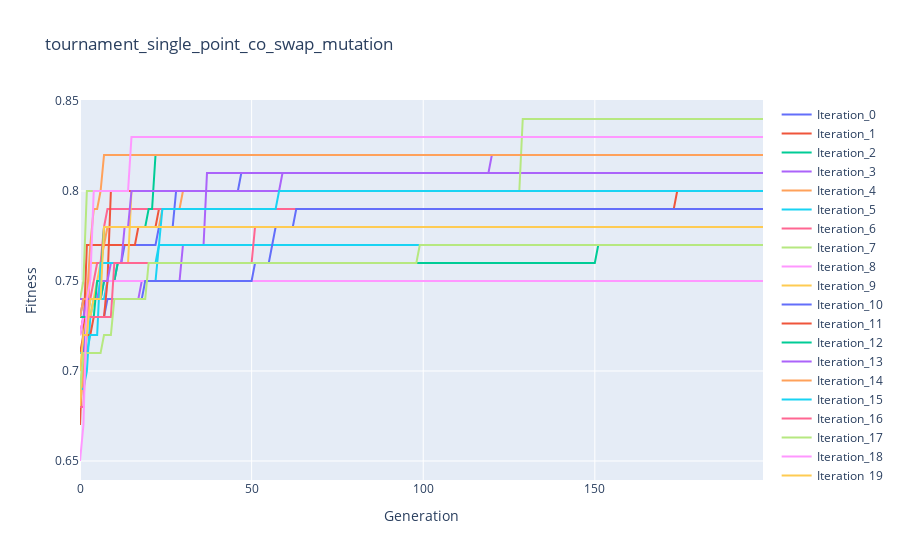
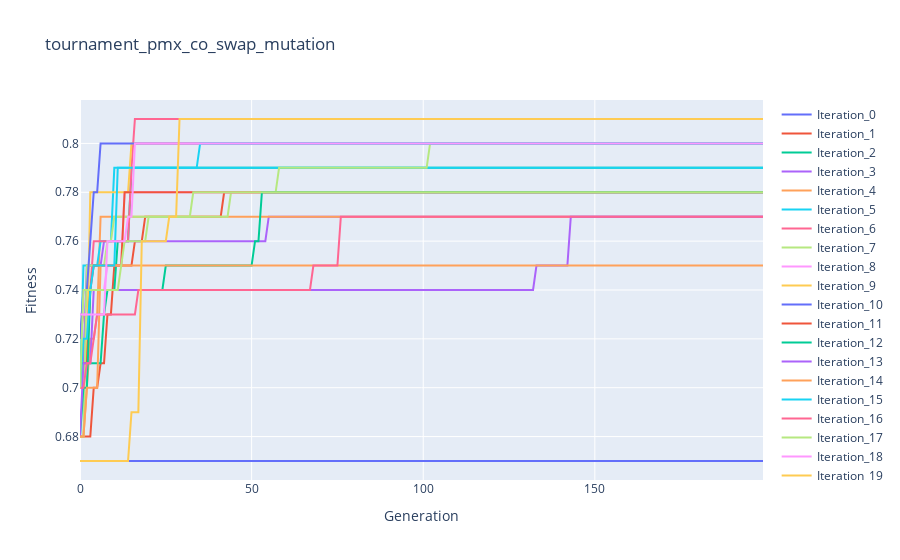
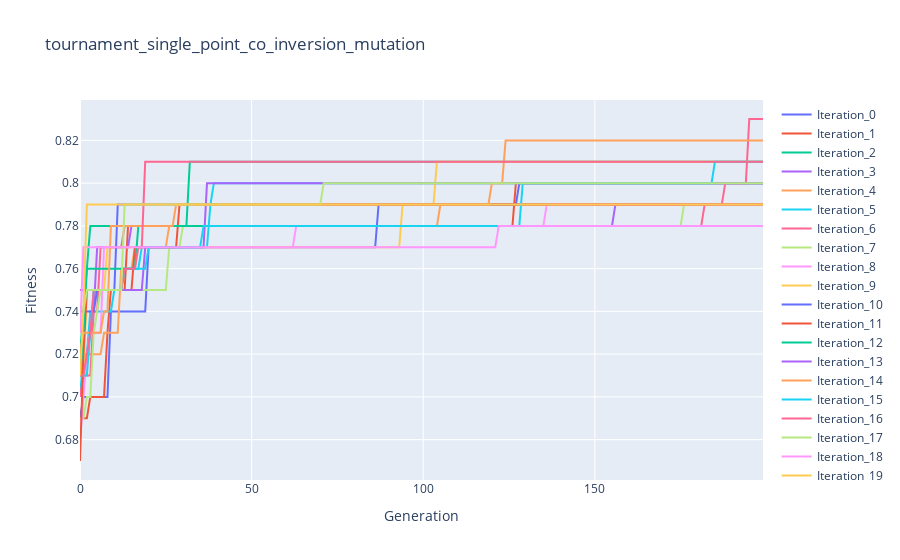
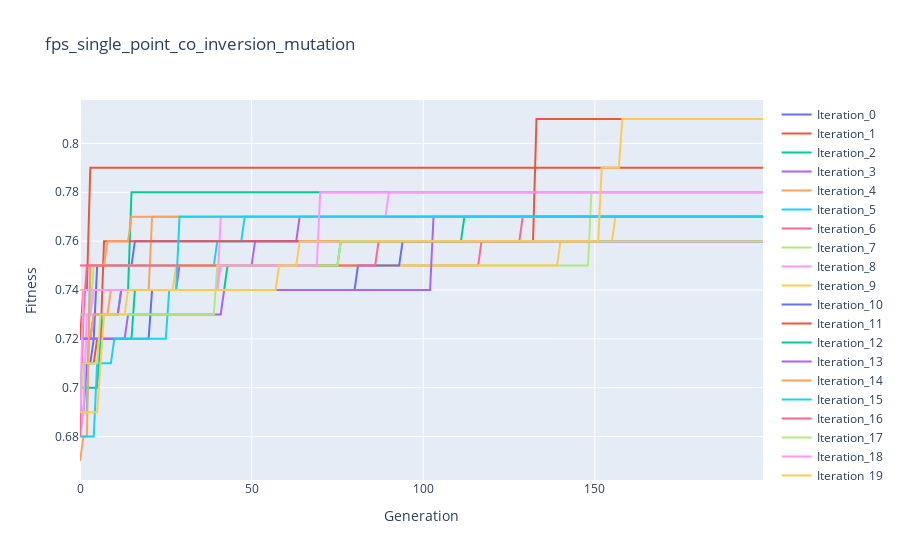

The notebook cell these images were saved under, in order:
### Code cell
import pandas as pd
import glob
import plotly.graph_objects as go
import numpy as np
import re

path = r'/Users/masha/Desktop/NOVA/Optimization/Project_CIfO/new_csv' # my path
all_files = glob.glob(path + "/*.csv")

di = dict()

for filename in all_files:
    one_one = pd.read_csv(filename)
    fig = go.Figure()
    for col in one_one.columns[1:]:

        name = re.split("/|\.",filename)[-2]     
        fig.add_trace(go.Scatter(x=one_one.index, y=one_one[col],
                        mode='lines',
                        name=col))
    fig.update_layout(
    title=name,
    xaxis_title="Generation",
    yaxis_title="Fitness")




    fig.show()
    #identify mean of the best fitness of the last generation for this combination
    the_mean = np.mean(one_one.iloc[-1].to_list()[1:])
    median_of_df = np.median(one_one.iloc[-1].to_list()[1:])


    a_list = list()
    b_list = list()
    for col in one_one.columns[1:]:
        a_list.append(one_one[col].idxmax())

    first_appearance = np.mean(a_list)
    print(f"The mean of this combination is: {round(the_mean,3)} and the mean of first appearance {first_appearance}")
    di[name] = [round(the_mean,3),round(median_of_df,3),first_appearance,]

### Figure 1 — Plotly figure (JSON) as saved in the notebook; plotly's stock layout.template omitted (floating-point values rounded to 4 significant figures; data arrays with more than 128 entries replaced by an {"elided": "..."} marker saying what was removed)
{"data": [{"mode": "lines", "name": "Iteration_0", "type": "scatter", "x": {"elided": "200 int values"}, "y": {"elided": "200 float values"}}, {"mode": "lines", "name": "Iteration_1", "type": "scatter", "x": {"elided": "200 int values"}, "y": {"elided": "200 float values"}}, {"mode": "lines", "name": "Iteration_2", "type": "scatter", "x": {"elided": "200 int values"}, "y": {"elided": "200 float values"}}, {"mode": "lines", "name": "Iteration_3", "type": "scatter", "x": {"elided": "200 int values"}, "y": {"elided": "200 float values"}}, {"mode": "lines", "name": "Iteration_4", "type": "scatter", "x": {"elided": "200 int values"}, "y": {"elided": "200 float values"}}, {"mode": "lines", "name": "Iteration_5", "type": "scatter", "x": {"elided": "200 int values"}, "y": {"elided": "200 float values"}}, {"mode": "lines", "name": "Iteration_6", "type": "scatter", "x": {"elided": "200 int values"}, "y": {"elided": "200 float values"}}, {"mode": "lines", "name": "Iteration_7", "type": "scatter", "x": {"elided": "200 int values"}, "y": {"elided": "200 float values"}}, {"mode": "lines", "name": "Iteration_8", "type": "scatter", "x": {"elided": "200 int values"}, "y": {"elided": "200 float values"}}, {"mode": "lines", "name": "Iteration_9", "type": "scatter", "x": {"elided": "200 int values"}, "y": {"elided": "200 float values"}}, {"mode": "lines", "name": "Iteration_10", "type": "scatter", "x": {"elided": "200 int values"}, "y": {"elided": "200 float values"}}, {"mode": "lines", "name": "Iteration_11", "type": "scatter", "x": {"elided": "200 int values"}, "y": {"elided": "200 float values"}}, {"mode": "lines", "name": "Iteration_12", "type": "scatter", "x": {"elided": "200 int values"}, "y": {"elided": "200 float values"}}, {"mode": "lines", "name": "Iteration_13", "type": "scatter", "x": {"elided": "200 int values"}, "y": {"elided": "200 float values"}}, {"mode": "lines", "name": "Iteration_14", "type": "scatter", "x": {"elided": "200 int values"}, "y": {"elided": "200 float values"}}, {"mode": "lines", "name": "Iteration_15", "type": "scatter", "x": {"elided": "200 int values"}, "y": {"elided": "200 float values"}}, {"mode": "lines", "name": "Iteration_16", "type": "scatter", "x": {"elided": "200 int values"}, "y": {"elided": "200 float values"}}, {"mode": "lines", "name": "Iteration_17", "type": "scatter", "x": {"elided": "200 int values"}, "y": {"elided": "200 float values"}}, {"mode": "lines", "name": "Iteration_18", "type": "scatter", "x": {"elided": "200 int values"}, "y": {"elided": "200 float values"}}, {"mode": "lines", "name": "Iteration_19", "type": "scatter", "x": {"elided": "200 int values"}, "y": {"elided": "200 float values"}}], "layout": {"title": {"text": "tournament_single_point_co_swap_mutation"}, "xaxis": {"title": {"text": "Generation"}}, "yaxis": {"title": {"text": "Fitness"}}}}

### Figure 2 — Plotly figure (JSON) as saved in the notebook; plotly's stock layout.template omitted (floating-point values rounded to 4 significant figures; data arrays with more than 128 entries replaced by an {"elided": "..."} marker saying what was removed)
{"data": [{"mode": "lines", "name": "Iteration_0", "type": "scatter", "x": {"elided": "200 int values"}, "y": {"elided": "200 float values"}}, {"mode": "lines", "name": "Iteration_1", "type": "scatter", "x": {"elided": "200 int values"}, "y": {"elided": "200 float values"}}, {"mode": "lines", "name": "Iteration_2", "type": "scatter", "x": {"elided": "200 int values"}, "y": {"elided": "200 float values"}}, {"mode": "lines", "name": "Iteration_3", "type": "scatter", "x": {"elided": "200 int values"}, "y": {"elided": "200 float values"}}, {"mode": "lines", "name": "Iteration_4", "type": "scatter", "x": {"elided": "200 int values"}, "y": {"elided": "200 float values"}}, {"mode": "lines", "name": "Iteration_5", "type": "scatter", "x": {"elided": "200 int values"}, "y": {"elided": "200 float values"}}, {"mode": "lines", "name": "Iteration_6", "type": "scatter", "x": {"elided": "200 int values"}, "y": {"elided": "200 float values"}}, {"mode": "lines", "name": "Iteration_7", "type": "scatter", "x": {"elided": "200 int values"}, "y": {"elided": "200 float values"}}, {"mode": "lines", "name": "Iteration_8", "type": "scatter", "x": {"elided": "200 int values"}, "y": {"elided": "200 float values"}}, {"mode": "lines", "name": "Iteration_9", "type": "scatter", "x": {"elided": "200 int values"}, "y": {"elided": "200 float values"}}, {"mode": "lines", "name": "Iteration_10", "type": "scatter", "x": {"elided": "200 int values"}, "y": {"elided": "200 float values"}}, {"mode": "lines", "name": "Iteration_11", "type": "scatter", "x": {"elided": "200 int values"}, "y": {"elided": "200 float values"}}, {"mode": "lines", "name": "Iteration_12", "type": "scatter", "x": {"elided": "200 int values"}, "y": {"elided": "200 float values"}}, {"mode": "lines", "name": "Iteration_13", "type": "scatter", "x": {"elided": "200 int values"}, "y": {"elided": "200 float values"}}, {"mode": "lines", "name": "Iteration_14", "type": "scatter", "x": {"elided": "200 int values"}, "y": {"elided": "200 float values"}}, {"mode": "lines", "name": "Iteration_15", "type": "scatter", "x": {"elided": "200 int values"}, "y": {"elided": "200 float values"}}, {"mode": "lines", "name": "Iteration_16", "type": "scatter", "x": {"elided": "200 int values"}, "y": {"elided": "200 float values"}}, {"mode": "lines", "name": "Iteration_17", "type": "scatter", "x": {"elided": "200 int values"}, "y": {"elided": "200 float values"}}, {"mode": "lines", "name": "Iteration_18", "type": "scatter", "x": {"elided": "200 int values"}, "y": {"elided": "200 float values"}}, {"mode": "lines", "name": "Iteration_19", "type": "scatter", "x": {"elided": "200 int values"}, "y": {"elided": "200 float values"}}], "layout": {"title": {"text": "tournament_pmx_co_swap_mutation"}, "xaxis": {"title": {"text": "Generation"}}, "yaxis": {"title": {"text": "Fitness"}}}}

### Figure 3 — Plotly figure (JSON) as saved in the notebook; plotly's stock layout.template omitted (floating-point values rounded to 4 significant figures; data arrays with more than 128 entries replaced by an {"elided": "..."} marker saying what was removed)
{"data": [{"mode": "lines", "name": "Iteration_0", "type": "scatter", "x": {"elided": "200 int values"}, "y": {"elided": "200 float values"}}, {"mode": "lines", "name": "Iteration_1", "type": "scatter", "x": {"elided": "200 int values"}, "y": {"elided": "200 float values"}}, {"mode": "lines", "name": "Iteration_2", "type": "scatter", "x": {"elided": "200 int values"}, "y": {"elided": "200 float values"}}, {"mode": "lines", "name": "Iteration_3", "type": "scatter", "x": {"elided": "200 int values"}, "y": {"elided": "200 float values"}}, {"mode": "lines", "name": "Iteration_4", "type": "scatter", "x": {"elided": "200 int values"}, "y": {"elided": "200 float values"}}, {"mode": "lines", "name": "Iteration_5", "type": "scatter", "x": {"elided": "200 int values"}, "y": {"elided": "200 float values"}}, {"mode": "lines", "name": "Iteration_6", "type": "scatter", "x": {"elided": "200 int values"}, "y": {"elided": "200 float values"}}, {"mode": "lines", "name": "Iteration_7", "type": "scatter", "x": {"elided": "200 int values"}, "y": {"elided": "200 float values"}}, {"mode": "lines", "name": "Iteration_8", "type": "scatter", "x": {"elided": "200 int values"}, "y": {"elided": "200 float values"}}, {"mode": "lines", "name": "Iteration_9", "type": "scatter", "x": {"elided": "200 int values"}, "y": {"elided": "200 float values"}}, {"mode": "lines", "name": "Iteration_10", "type": "scatter", "x": {"elided": "200 int values"}, "y": {"elided": "200 float values"}}, {"mode": "lines", "name": "Iteration_11", "type": "scatter", "x": {"elided": "200 int values"}, "y": {"elided": "200 float values"}}, {"mode": "lines", "name": "Iteration_12", "type": "scatter", "x": {"elided": "200 int values"}, "y": {"elided": "200 float values"}}, {"mode": "lines", "name": "Iteration_13", "type": "scatter", "x": {"elided": "200 int values"}, "y": {"elided": "200 float values"}}, {"mode": "lines", "name": "Iteration_14", "type": "scatter", "x": {"elided": "200 int values"}, "y": {"elided": "200 float values"}}, {"mode": "lines", "name": "Iteration_15", "type": "scatter", "x": {"elided": "200 int values"}, "y": {"elided": "200 float values"}}, {"mode": "lines", "name": "Iteration_16", "type": "scatter", "x": {"elided": "200 int values"}, "y": {"elided": "200 float values"}}, {"mode": "lines", "name": "Iteration_17", "type": "scatter", "x": {"elided": "200 int values"}, "y": {"elided": "200 float values"}}, {"mode": "lines", "name": "Iteration_18", "type": "scatter", "x": {"elided": "200 int values"}, "y": {"elided": "200 float values"}}, {"mode": "lines", "name": "Iteration_19", "type": "scatter", "x": {"elided": "200 int values"}, "y": {"elided": "200 float values"}}], "layout": {"title": {"text": "tournament_single_point_co_inversion_mutation"}, "xaxis": {"title": {"text": "Generation"}}, "yaxis": {"title": {"text": "Fitness"}}}}

### Figure 4 — Plotly figure (JSON) as saved in the notebook; plotly's stock layout.template omitted (floating-point values rounded to 4 significant figures; data arrays with more than 128 entries replaced by an {"elided": "..."} marker saying what was removed)
{"data": [{"mode": "lines", "name": "Iteration_0", "type": "scatter", "x": {"elided": "200 int values"}, "y": {"elided": "200 float values"}}, {"mode": "lines", "name": "Iteration_1", "type": "scatter", "x": {"elided": "200 int values"}, "y": {"elided": "200 float values"}}, {"mode": "lines", "name": "Iteration_2", "type": "scatter", "x": {"elided": "200 int values"}, "y": {"elided": "200 float values"}}, {"mode": "lines", "name": "Iteration_3", "type": "scatter", "x": {"elided": "200 int values"}, "y": {"elided": "200 float values"}}, {"mode": "lines", "name": "Iteration_4", "type": "scatter", "x": {"elided": "200 int values"}, "y": {"elided": "200 float values"}}, {"mode": "lines", "name": "Iteration_5", "type": "scatter", "x": {"elided": "200 int values"}, "y": {"elided": "200 float values"}}, {"mode": "lines", "name": "Iteration_6", "type": "scatter", "x": {"elided": "200 int values"}, "y": {"elided": "200 float values"}}, {"mode": "lines", "name": "Iteration_7", "type": "scatter", "x": {"elided": "200 int values"}, "y": {"elided": "200 float values"}}, {"mode": "lines", "name": "Iteration_8", "type": "scatter", "x": {"elided": "200 int values"}, "y": {"elided": "200 float values"}}, {"mode": "lines", "name": "Iteration_9", "type": "scatter", "x": {"elided": "200 int values"}, "y": {"elided": "200 float values"}}, {"mode": "lines", "name": "Iteration_10", "type": "scatter", "x": {"elided": "200 int values"}, "y": {"elided": "200 float values"}}, {"mode": "lines", "name": "Iteration_11", "type": "scatter", "x": {"elided": "200 int values"}, "y": {"elided": "200 float values"}}, {"mode": "lines", "name": "Iteration_12", "type": "scatter", "x": {"elided": "200 int values"}, "y": {"elided": "200 float values"}}, {"mode": "lines", "name": "Iteration_13", "type": "scatter", "x": {"elided": "200 int values"}, "y": {"elided": "200 float values"}}, {"mode": "lines", "name": "Iteration_14", "type": "scatter", "x": {"elided": "200 int values"}, "y": {"elided": "200 float values"}}, {"mode": "lines", "name": "Iteration_15", "type": "scatter", "x": {"elided": "200 int values"}, "y": {"elided": "200 float values"}}, {"mode": "lines", "name": "Iteration_16", "type": "scatter", "x": {"elided": "200 int values"}, "y": {"elided": "200 float values"}}, {"mode": "lines", "name": "Iteration_17", "type": "scatter", "x": {"elided": "200 int values"}, "y": {"elided": "200 float values"}}, {"mode": "lines", "name": "Iteration_18", "type": "scatter", "x": {"elided": "200 int values"}, "y": {"elided": "200 float values"}}, {"mode": "lines", "name": "Iteration_19", "type": "scatter", "x": {"elided": "200 int values"}, "y": {"elided": "200 float values"}}], "layout": {"title": {"text": "fps_single_point_co_inversion_mutation"}, "xaxis": {"title": {"text": "Generation"}}, "yaxis": {"title": {"text": "Fitness"}}}}
